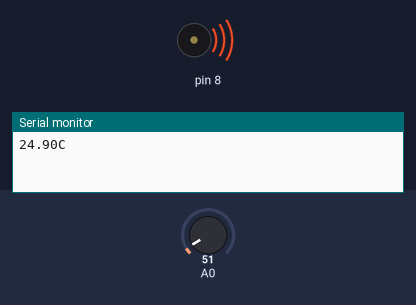
A sketch run on a simulated Arduino Uno, built with avr-gcc and run on an emulated ATmega328P. On the bench: buzzer (waves = sounding), the last lines printed to the serial monitor. The inputs (shaded band) are chosen by the test bench; at power-on: A0 = 51.

Above: at 1.2 s.
1.3 s: A0 set to 48
At 2.4 s:
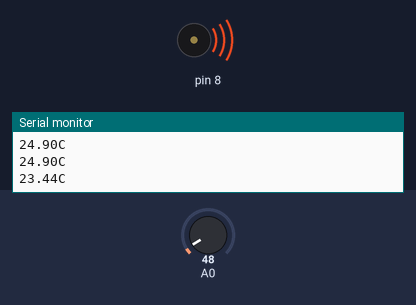
2.8 s: A0 set to 43
At 3.9 s:
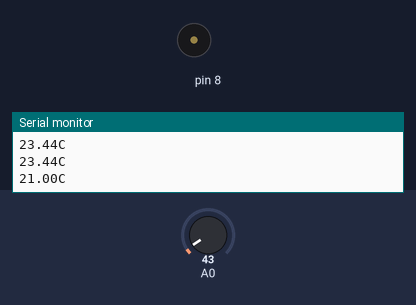
4.6 s: A0 set to 61
At 5.7 s:
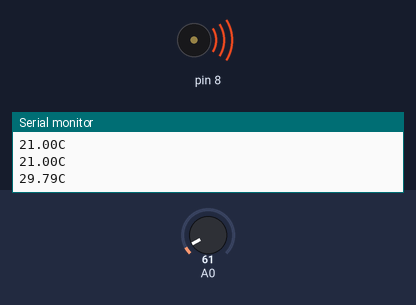
6.1 s: A0 set to 30
At 7.2 s:
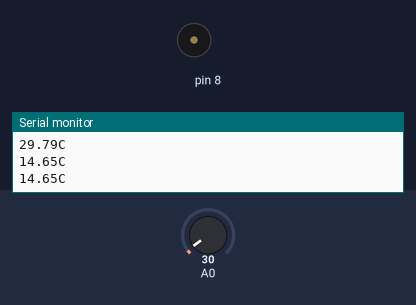
Timing chart, 0 to 8.6 s (numbered marks = the images above; inputs shaded):
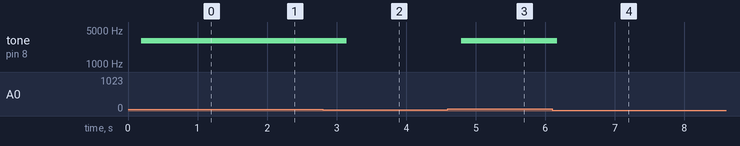

The sketch:

TemBeeper.ino
```cpp
// 温度报警器

float sinVal;
int toneVal;
unsigned long tepTimer;
int val;    // 用于存储 LM35 的值
double data;  // 用于存储已转换的温度值

void setup() {
  // put your setup code here, to run once:
  pinMode(8, OUTPUT);   // 蜂鸣器引脚
  Serial.begin(9600);   // 设置波特率为 9600bps
}

void loop() {
  val = analogRead(0);  // LM35 连接到模拟端口，并读入值
  data = (double) val * 5 / 10.24;    // 将得到的电压值，转换为温度值

  if (data > 22) {
    SinBeep();
  }
  else{
    noTone(8);  // 关闭 蜂鸣器
  }

  if (millis() - tepTimer > 500){  // 每 500ms 输出一次温度值
    tepTimer = millis();
    Serial.print(data);
    Serial.print("C\n");
  }

}

void SinBeep(){   // 以 sin 波作为蜂鸣器的频率

  for (int x=0; x < 180; x++){
      // 将 sin 函数的角度转化为弧度
      sinVal = sin( (double)x * 3.14 / 180);
      // 用 sin 产生声音的频率
      toneVal = 2000 + (int)(sinVal * 1000);
      tone (8, toneVal);
      delay(2);
    }
}
```

Measured:
- the behaviour switches between 46 and 45 on A0 (found by bisection; images 1 and 2)
- after the input at 1.3 s, tone on pin 8: stays 2999 Hz (without the input it goes to 2358 Hz after 1.5 s)
- after the input at 2.8 s, tone on pin 8: 2999 Hz → silent after 0.35 s
- after the input at 4.6 s, tone on pin 8: silent → 2999 Hz after 0.19 s
- after the input at 6.1 s, tone on pin 8: 2999 Hz → silent after 0.07 s
